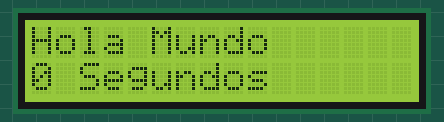
Recording of a sketch running on a simulated Arduino Uno, built with avr-gcc and run on an emulated ATmega328P. On the bench: 16×2 character LCD.

Above: at 0.1 s.
At 5.1 s:
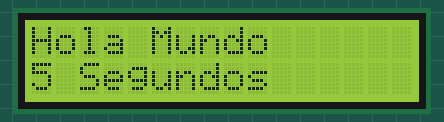
At 10.2 s:
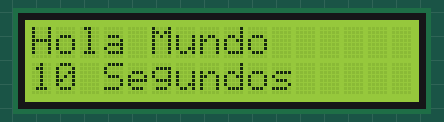
At 19.2 s:
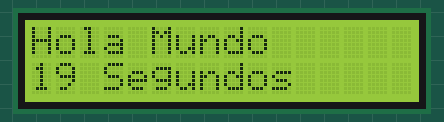
At 28.1 s:
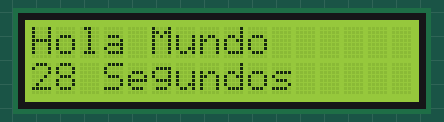
At 38.1 s:
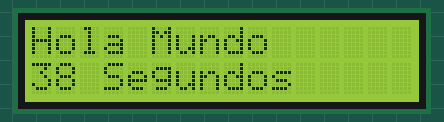

The sketch:

sketch_jan05c.ino
```cpp
#include <Wire.h>
#include <LiquidCrystal_I2C.h>

//Crear el objeto lcd  dirección  0x3F y 16 columnas x 2 filas
LiquidCrystal_I2C lcd(0x3F,16,2);  //

void setup() {
  // Inicializar el LCD
  lcd.init();

  //Encender la luz de fondo.
  lcd.backlight();

  // Escribimos el Mensaje en el LCD.
  lcd.print("Hola Mundo");
}

void loop() {
   // Ubicamos el cursor en la primera posición(columna:0) de la segunda línea(fila:1)
  lcd.setCursor(0, 1);
   // Escribimos el número de segundos trascurridos
  lcd.print(millis()/1000);
  lcd.print(" Segundos");
  delay(100);
}
```

Measured:
- what the display in image 1 shows lasts 1.0 s, from 5.0 s to 6.0 s
